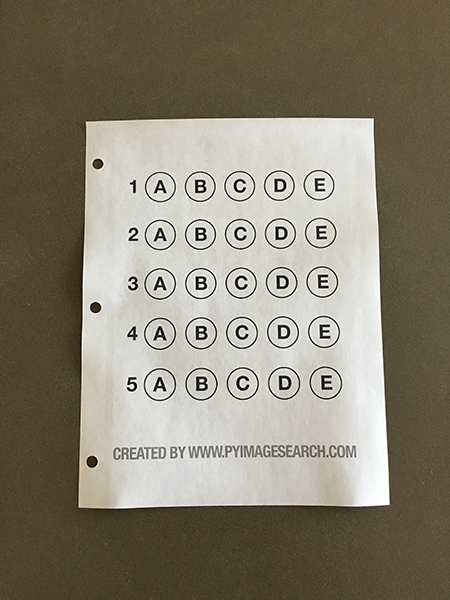
#> input picture OpenCV实现自动答题卡评分/images/example_test.png, 450 x 600 px; its folder holds 4 pictures in this run
$ python give_the_score.py
#> lines starting #> are read from the running program, lines starting #| are printed output that depends on the picture; after the words box and inside, x2 and y2 are one past the last pixel; in counts of white or black regions, pixels touching at a corner belong together
### OpenCV实现自动答题卡评分/myutils.py
__author__ = "Luke Liu"
#encoding="utf-8"


import cv2


#对外接矩形按照空间顺序进行排序
def sort_contours(cnts, method="left-to-right"):
    reverse = False
    i = 0

    if method == "right-to-left" or method == "bottom-to-top":
        reverse = True

    if method == "top-to-bottom" or method == "bottom-to-top":
        i = 1
    boundingBoxes = [cv2.boundingRect(c) for c in cnts] #用一个最小的矩形，把找到的形状包起来x,y,h,w
    (cnts, boundingBoxes) = zip(*sorted(zip(cnts, boundingBoxes),
                                        key=lambda b: b[1][i], reverse=reverse))

    return cnts, boundingBoxes


# [13 lines left out: function resize, not called in this run]

### OpenCV实现自动答题卡评分/give_the_score.py
__author__ = "Luke Liu"
#encoding="utf-8"

'''导入需要的第三方库文件'''
import  numpy as np
import cv2
import os

from myutils import sort_contours

# 正确答案 的dict
ANSWER_KEY = {0: 1, 1: 4, 2: 0, 3: 3, 4: 1}

# 展示阶段性结果
def cv_show(name, img):
    cv2.imshow(name, img)
    cv2.waitKey(0)
    cv2.destroyAllWindows()


def Four_points_transform(image,pts):

    # 首先获得输入点的左边
    left_top,left_bootom,right_bottom,right_top = pts
    left_top=left_top[0]
    left_bootom=left_bootom[0]
    right_bottom=right_bottom[0]
    right_top=right_top[0]


    rect=np.array(pts).reshape(4,2)
    # 注意前后数据类型一致
    rect=np.float32(rect)


    # 获得需要进行变换的坐标
    witdhA = np.sqrt((left_top[0]-right_top[0])**2+ (left_top[1]-right_top[1])**2)
    witdhB = np.sqrt((left_bootom[0]-right_bottom[0])**2+ (left_bootom[1]-right_bottom[1])**2)
    # 选择最大的width
    if witdhA>witdhB:
        maxwidth=int(witdhA)
    else:maxwidth=int(witdhB)

    heightA = np.sqrt((left_top[0]-left_bootom[0])**2+ (left_top[1]-left_bootom[1])**2)
    heightB =np.sqrt((right_top[0]-right_bottom[0])**2+ (right_top[1]-right_bottom[1])**2)

    if heightA>heightB:
        maxheight=int(heightA)
    else:maxheight=int(heightB)


    # 变换之后的坐标

    # 变换后对应坐标位置
    dst = np.array([
        [0, 0],
        [0,maxheight-1],
        [maxwidth-1, maxheight-1],
        [maxwidth-1,0]], dtype="float32")


    # 计算变换矩阵
    M = cv2.getPerspectiveTransform(rect, dst)
    warped = cv2.warpPerspective(image, M, (maxwidth, maxheight))

    # 返回变换后结果
    return warped


# 图片处理
def process_the_image(image):
    # 首先是预处理，包括灰度图片，高斯滤波和Canny边缘提取
    contours_img = image.copy()
    gray = cv2.cvtColor(image, cv2.COLOR_BGR2GRAY)
    blurred = cv2.GaussianBlur(gray, (5, 5), 0)
    # cv_show('blurred', blurred)
    edged = cv2.Canny(blurred, 75, 200)
    # cv_show('edged', edged)

    # 轮廓检测，检测外轮廓
    cnts = cv2.findContours(edged.copy(), cv2.RETR_EXTERNAL,
                            cv2.CHAIN_APPROX_SIMPLE)[1]
    #轮廓画图
    cv2.drawContours(contours_img, cnts, -1, (0, 0, 255), 3)
    # cv_show('contours_img', contours_img)

    docCnt = None

     # 外轮廓不一定是一个矩形，根据轮廓面积排序
    # 确保检测到了最外围的四大点作为矩形，
    if len(cnts) > 0:
        # 根据轮廓大小进行排序
        cnts = sorted(cnts, key=cv2.contourArea, reverse=True)

        # 遍历每一个轮廓
        for c in cnts:
            # 多边形近似
            peri = cv2.arcLength(c, True)
            approx = cv2.approxPolyDP(c, 0.02 * peri, True)

            # 准备做透视变换，确保是一个矩形
            if len(approx) == 4:
                docCnt = approx
                break
    # print(docCnt.shape)  # shape is (4,1,2)
    '''docCnt 进行坐标变换'''
    warped = Four_points_transform(gray, docCnt)
    # cv_show('warped', warped)

    warped_copy =warped.copy()

    '''  提取圆形的轮廓   '''

    # 对变换后的图像进行Ostu阈值处理

    ret,thresh = cv2.threshold(warped, 0, 255,
                           cv2.THRESH_BINARY_INV | cv2.THRESH_OTSU)
    # cv_show('thresh', thresh)
    # 二值的轮廓
    thresh_Contours = thresh.copy()

    # 进行轮廓检查
    cnts = cv2.findContours(thresh.copy(), cv2.RETR_EXTERNAL,
                            cv2.CHAIN_APPROX_SIMPLE)[1]
    cv2.drawContours(thresh_Contours, cnts, -1, (0, 255, 0), 3)
    # cv_show('thresh_Contours', thresh_Contours)

    questionCnts = []

    # 遍历,得到自己想要的轮廓信息信息，放在quesetionCnts中
    for c in cnts:
        # 计算比例和大小
        (x, y, w, h) = cv2.boundingRect(c)
        ar = w / float(h)

        # 根据实际情况指定标准，提取比较大的轮廓，长宽比在0.9到1.1
        if w >= 20 and h >= 20 and ar >= 0.9 and ar <= 1.1:
            questionCnts.append(c)

    # 显示自己要提取的部分轮廓
    cv2.drawContours(warped_copy, questionCnts, -1, (0, 255, 0), 3)
    # cv_show('circles', warped_copy)
    print(len(questionCnts))

    # 将提取出来的轮廓按照空间顺序进行排序
    # 按照从上到下进行排序
    questionCnts = sort_contours(questionCnts,
                                 method="top-to-bottom")[0]
    correct = 0

    # 每排有5个选项，q代表第几行，i=0,i=5,i=10,i=15,i=20
    for (q, i) in enumerate(np.arange(0, len(questionCnts), 5)):
        # 排序，默认从左向右排序
        cnts = sort_contours(questionCnts[i:i + 5])[0]
        # 学生选择的那个的非零的值应该是最大的
        student_seleted = None


        # 遍历每一个结果
        for (j, c) in enumerate(cnts):
            # 使用mask来判断结果
            mask = np.zeros(thresh.shape, dtype="uint8")
            cv2.drawContours(mask, [c], -1, 255, -1)  # 最后一个-1表示填充
            # cv_show('mask', mask)
            # 通过计算非零点数量来算是否选择这个答案,被涂抹的那个零点个数一定是最多的
            mask = cv2.bitwise_and(thresh, thresh, mask=mask)
            # 统计此时的非零点的个数
            total = cv2.countNonZero(mask)
        # 通过阈值判断
            if student_seleted is None or total > student_seleted[0]:
                # 记录此时最大的total,并且此时的位置 j 代表学生选的那个选项
                student_seleted = (total, j)

        # 正确的答案
        color = (0, 0, 255)
        correct_answer = ANSWER_KEY[q]
        if student_seleted[1]==correct_answer:
            color = (0, 255, 0)
            correct=correct+1

        # 把真正的答案画出来绘图
        cv2.drawContours(warped, [cnts[correct_answer]], -1, color, 3)

    #计算机最后的得分
    score = (correct / 5.0) * 100
    print("[INFO] score: {:.2f}%".format(score))
    cv2.putText(warped, "{:.2f}%".format(score), (10, 30),
                cv2.FONT_HERSHEY_SIMPLEX, 0.9, (0, 0, 255), 2)
    cv2.imshow("Original", image)
    cv2.imshow("Exam", warped)
    cv2.waitKey(0)


# 执行的库文件
if __name__ == '__main__':
    images = [cv2.imread(os.path.join("images",f)) for f in os.listdir("images")]
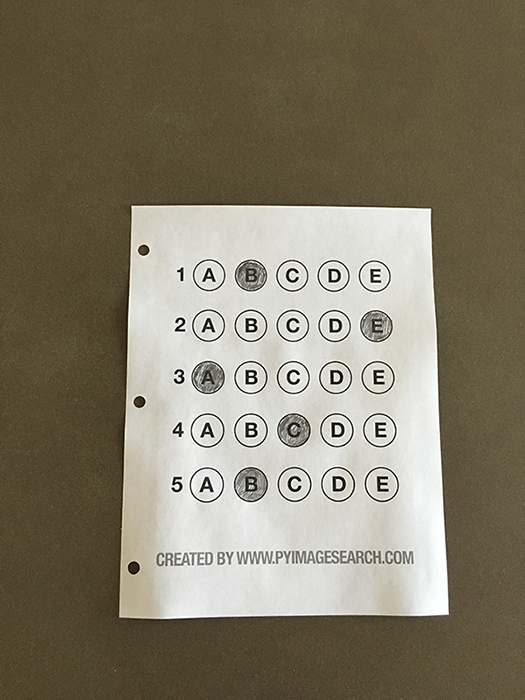
#> input picture OpenCV实现自动答题卡评分/images/test_01.png, 525 x 700 px
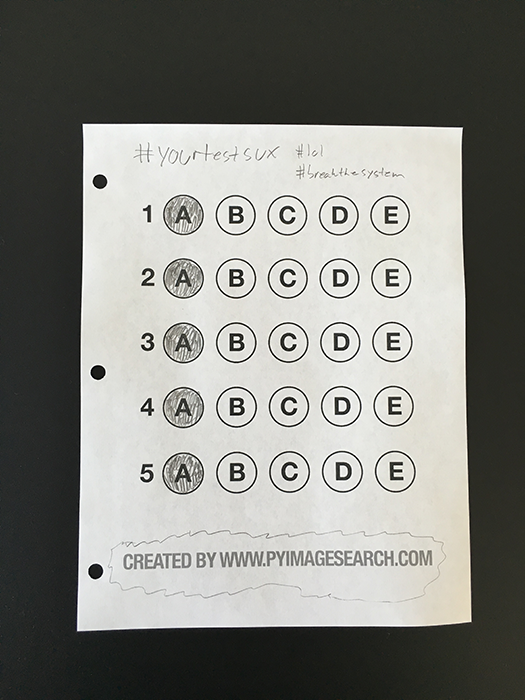
#> input picture OpenCV实现自动答题卡评分/images/test_02.png, 525 x 700 px
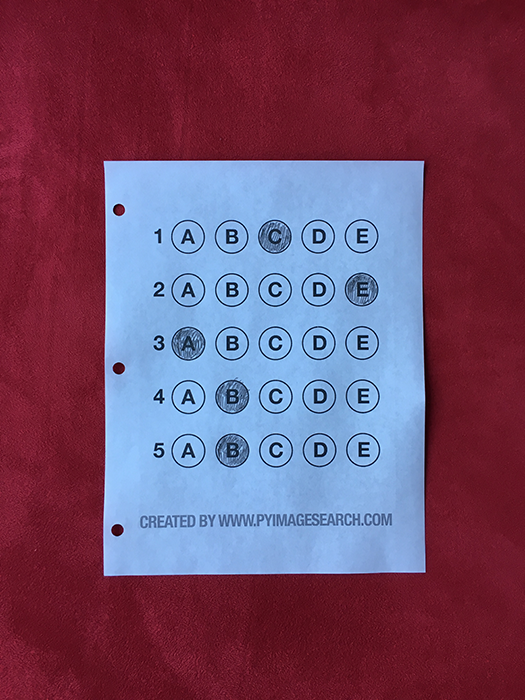
#> input picture OpenCV实现自动答题卡评分/images/test_03.png, 525 x 700 px
    process_the_image(images[1])
#> in process_the_image, contours_img is the input picture: shape (700, 525, 3); mean B, G, R 104.7, 123.2, 130.7
#> in process_the_image, `edged = cv2.Canny(blurred, 75, 200)`:
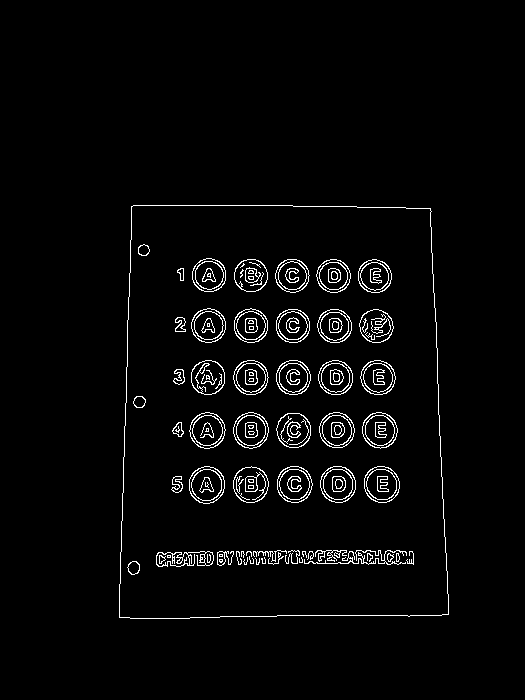
#> edged: shape (700, 525); 2.9% white in thin lines or dots, all inside (x1, y1, x2, y2) = (119, 205, 449, 619)
#> in process_the_image, `cnts = cv2.findContours(edged.copy(), cv2.RETR_EXTERNAL, cv2.CHAIN_APP..`: cnts = 1 contour; box (x1, y1, x2, y2) and area: (119, 205, 449, 619) 128732
#> in process_the_image, `cv2.drawContours(contours_img, cnts, -1, (0, 0, 255), 3)`: contours_img: shape (700, 525, 3); 1.96% of pixels changed, all inside (x1, y1, x2, y2) = (117, 203, 451, 621)
#> the loop in process_the_image, `for c in cnts:` made 1 pass
#> (peri, docCnt) on pass 1: (1462.8, [[131, 206], [119, 617], [448, 614], [430, 208]])
#> in Four_points_transform, `left_top,left_bootom,right_bottom,right_top = pts`: left_top = [[131, 206]]; left_bootom = [[119, 617]]; right_bottom = [[448, 614]]; right_top = [[430, 208]]
#> in Four_points_transform, `left_top=left_top[0]`: left_top = [131, 206]
#> in Four_points_transform, `left_bootom=left_bootom[0]`: left_bootom = [119, 617]
#> in Four_points_transform, `right_bottom=right_bottom[0]`: right_bottom = [448, 614]
#> in Four_points_transform, `right_top=right_top[0]`: right_top = [430, 208]
#> in Four_points_transform, `rect=np.array(pts).reshape(4,2)`: rect = [[131, 206], [119, 617], [448, 614], [430, 208]]
#> in Four_points_transform, `witdhA = np.sqrt((left_top[0]-right_top[0])**2+ (left_top[1]-right_top..`: witdhA = 299
#> in Four_points_transform, `witdhB = np.sqrt((left_bootom[0]-right_bottom[0])**2+ (left_bootom[1]-..`: witdhB = 329
#> in Four_points_transform, `heightA = np.sqrt((left_top[0]-left_bootom[0])**2+ (left_top[1]-left_b..`: heightA = 411.2
#> in Four_points_transform, `heightB =np.sqrt((right_top[0]-right_bottom[0])**2+ (right_top[1]-righ..`: heightB = 406.4
#> in Four_points_transform, `maxheight=int(heightA)`: maxheight = 411
#> in Four_points_transform, `dst = np.array([ [0, 0], [0,maxheight-1], [maxwidth-1, maxheight-1], [..`: dst = [[0, 0], [0, 410], [328, 410], [328, 0]]
#> in Four_points_transform, `M = cv2.getPerspectiveTransform(rect, dst)`: M = [[1.14, 0.0332, -155.6], [-0.00769, 1.15, -235.9], [-4.2e-05, 0.000256, 1]]
#> in process_the_image, `ret,thresh = cv2.threshold(warped, 0, 255, cv2.THRESH_BINARY_INV | cv2..`: thresh: shape (411, 329); 9.5% white; 107 white regions (23 under 20 px)
#> in process_the_image, `ret,thresh = cv2.threshold(warped, 0, 255, cv2.THRESH_BINARY_INV | cv2..`: ret = 156
#> in process_the_image, `cnts = cv2.findContours(thresh.copy(), cv2.RETR_EXTERNAL, cv2.CHAIN_AP..`: cnts = 82 contours, 32 with area under 20; largest, box (x1, y1, x2, y2) and area: (247, 270, 283, 305) 910, (247, 217, 283, 251) 905, (203, 270, 238, 304) 901, (68, 270, 103, 304) 901, (202, 217, 238, 251) 900
#> in process_the_image, `cv2.drawContours(thresh_Contours, cnts, -1, (0, 255, 0), 3)`:
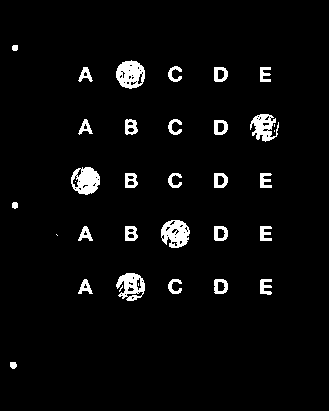
#> thresh_Contours: shape (411, 329); 3.9% white; 34 white regions (6 under 20 px)
#> the loop in process_the_image, `for c in cnts:` made 82 passes
#> (x, y, w, h, ar) on passes 4, 6, 7, 8, 9, 10, 11, 12, 13, 14, 15, 16: (263, 360, 3, 3, 1), (7, 359, 13, 13, 1), (0, 357, 1, 1, 1), (285, 351, 10, 12, 0.833), (275, 351, 8, 12, 0.667), (266, 351, 8, 12, 0.667), (254, 351, 8, 12, 0.667), (246, 351, 7, 12, 0.583), (221, 351, 24, 12, 2), (187, 351, 8, 11, 0.727), (156, 351, 7, 11, 0.636), (148, 351, 5, 11, 0.455)
#> (c, x, y, w, h, ar) on passes 1, 2, 3, 5, 33, 35: ([[130, 410], [261, 410]], 130, 410, 132, 1, 132), ([[0, 410], [6, 410]], 0, 410, 7, 1, 7), ([[0, 392], [0, 404]], 0, 392, 1, 13, 0.0769), ([[153, 360], [153, 361]], 153, 360, 1, 2, 0.5), ([[173, 350], [172, 351], [172, 361], [173, 361]], 172, 350, 2, 12, 0.167), ([[328, 340], [328, 342]], 328, 340, 1, 3, 0.333)
#> after the loop in process_the_image, `for c in cnts:`: questionCnts = 25 contours; largest, box (x1, y1, x2, y2) and area: (247, 270, 283, 305) 910, (247, 217, 283, 251) 905, (203, 270, 238, 304) 901, (68, 270, 103, 304) 901, (202, 217, 238, 251) 900
#> in process_the_image, `cv2.drawContours(warped_copy, questionCnts, -1, (0, 255, 0), 3)`: warped_copy: shape (411, 329); min 0, max 255, mean 191.3
#| 25
#> in sort_contours, `boundingBoxes = [cv2.boundingRect(c) for c in cnts]`: boundingBoxes = 25 items, first 6: (247, 270, 36, 35), (203, 270, 35, 34), (158, 270, 35, 34), (113, 270, 35, 34), (68, 270, 35, 34), (247, 217, 36, 34)
#> in sort_contours, `(cnts, boundingBoxes) = zip(*sorted(zip(cnts, boundingBoxes), key=lamb..`: cnts = 25 contours; largest, box (x1, y1, x2, y2) and area: (247, 270, 283, 305) 910, (247, 217, 283, 251) 905, (203, 270, 238, 304) 901, (68, 270, 103, 304) 901, (247, 164, 283, 198) 900; boundingBoxes = 25 items, first 6: (158, 57, 35, 35), (113, 57, 35, 35), (68, 57, 35, 34), (247, 58, 35, 34), (202, 58, 35, 34), (158, 110, 35, 34)
#> in process_the_image, `questionCnts = sort_contours(questionCnts, method="top-to-bottom")[0]`: questionCnts has the same summary as cnts in sort_contours
#> the loop in process_the_image, `for (q, i) in enumerate(np.arange(0, len(questionCnts), 5)):` made 5 passes
#> (color, correct_answer) on passes 1 to 5: ((0, 255, 0), 1), ((0, 255, 0), 4), ((0, 255, 0), 0), ((0, 0, 255), 3), ((0, 255, 0), 1)
#> after the loop in process_the_image, `for (q, i) in enumerate(np.arange(0, len(questionCnts), 5)):`: mask: shape (411, 329); 0.23% white; 2 white regions, box (x1, y1, x2, y2) and area: (247, 270, 283, 305) 184, (260, 279, 272, 295) 133
#> after the loop in process_the_image, `for (q, i) in enumerate(np.arange(0, len(questionCnts), 5)):`:
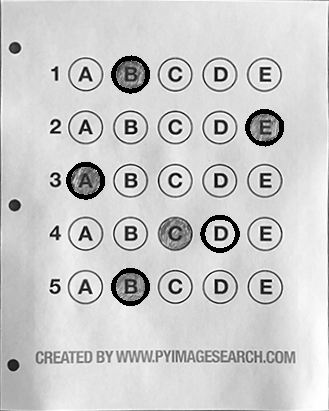
#> warped: shape (411, 329); min 0, max 255, mean 203.4
#> after the loop in process_the_image, `for (q, i) in enumerate(np.arange(0, len(questionCnts), 5)):`: correct = 4
#> in process_the_image, `score = (correct / 5.0) * 100`: score = 80
#| [INFO] score: 80.00%
#> in process_the_image, `cv2.putText(warped, "{:.2f}%".format(score), (10, 30), cv2.FONT_HERSHE..`:
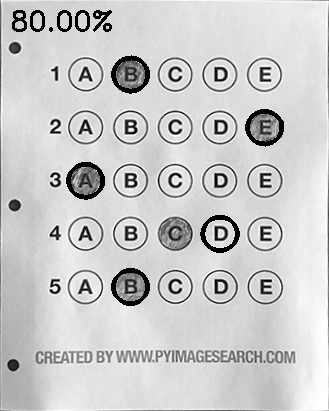
#> warped: shape (411, 329); 0.66% of pixels changed, all inside (x1, y1, x2, y2) = (12, 10, 112, 32)
